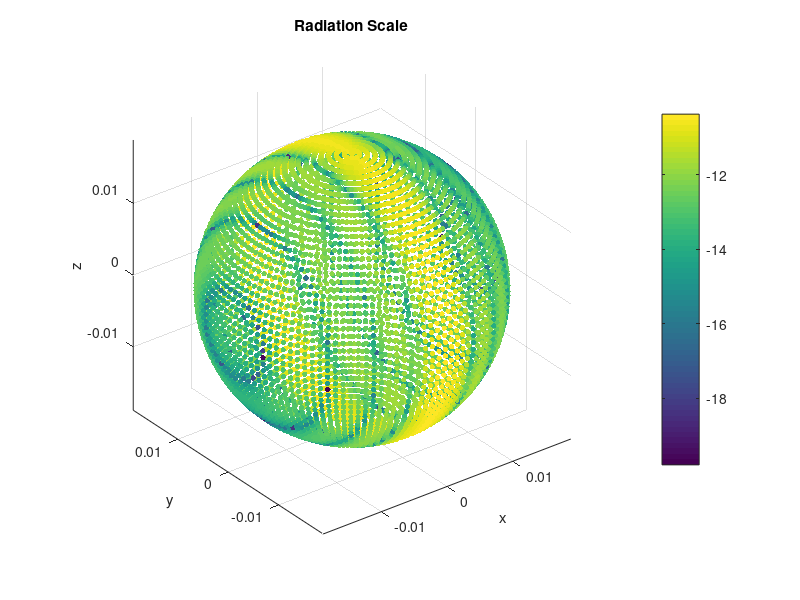

MATLAB code for this plot:
clc;
clear all;
close all;

%S=((sin(teta)*cos(-r/c))/r)^2;
%E=((sin(teta)*cos(-r/c))/r)^2 theta;
%B=((sin(teta)*cos(-r/c))/r)^2 phi;
lamda=6*pi*10^(-6);
R=1000*lamda;
k=(2*pi)/lamda;
c=2.99792458e8;
w=k*c;
i=1;
C=3.5e-17;
Evec=0;
Bvec=0;
dteta=1*pi/4;  %console1
dphi=0;
dvec=[sin(dteta)*cos(dphi),sin(dteta)*sin(dphi),cos(dteta)];

N=21;     %console2
endi=2*lamda;
beg=-endi;
aralik=(endi-beg)/(N-1);
pos_list = beg:aralik:endi;
%pos_list = [-lamda/3, lamda/3]

for phi=0:0.05:2*pi
     for teta=0:0.05:pi
         for d=pos_list
            posS=[R*sin(teta)*cos(phi),R*sin(teta)*sin(phi),R*cos(teta)];
            absR=posS-[d,0,0];
            d1=sqrt(sum(absR.^2));
            absoluteR=absR/d1;
            %sinterm=norm(cross(absR,dvec))/d1;
            E1vec=cross(cross(dvec,absoluteR),absoluteR)*cos(-(w*d1)/c)/d1;
            B1vec=cross(dvec,absoluteR)*cos(-(w*d1)/c)/d1;
            Evec=Evec+E1vec;
            Bvec=Bvec+B1vec;
         end
         Svec=cross(Evec,Bvec);
         S=C*sqrt(sum(Svec.^2));
         Sshow(i)=S;
         tetavec(i)=teta;
         phivec(i)=phi;
         i=i+1;
         Evec=0;
         Bvec=0;
    end
end

x=R*sin(tetavec).*cos(phivec);
y=R*sin(tetavec).*sin(phivec);
z=R*cos(tetavec);

figure;
scatter3(x,y,z,15,log10(Sshow),'filled');
colorbar;
axis equal;
xlabel('x'); ylabel('y'); zlabel('z');
title('Radiation Scale');
grid on;
%view(30,30);
